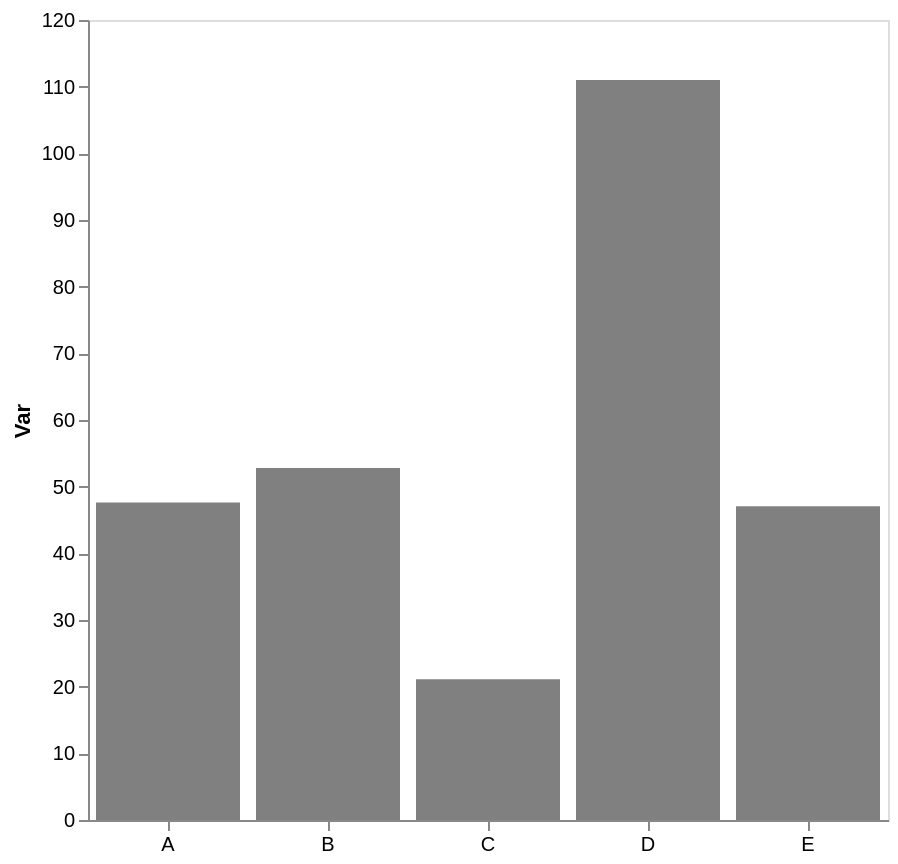

This figure's Vega-Lite source:
### Vega-Lite specification from a JSON file in a GitHub repository (floating-point values rounded to 4 significant figures)
{"config": {"view": {"continuousWidth": 300, "continuousHeight": 300}, "axis": {"grid": false}, "bar": {"color": "gray"}}, "data": {"name": "data-ffa933aa1b8ce1ee4108d42750c2110a"}, "mark": {"type": "bar"}, "encoding": {"x": {"axis": {"labelAngle": 0, "title": null}, "field": "cat", "type": "nominal"}, "y": {"aggregate": "mean", "axis": {"title": "Var"}, "field": "var1", "type": "quantitative"}}, "height": 400, "width": 400, "$schema": "https://vega.github.io/schema/vega-lite/v5.17.0.json", "datasets": {"data-ffa933aa1b8ce1ee4108d42750c2110a": [{"cat": "E", "var1": 49.07, "var2": 52.91}, {"cat": "A", "var1": 43.63, "var2": 56.05}, {"cat": "E", "var1": 53.85, "var2": 55.32}, {"cat": "B", "var1": 56.18, "var2": 49.8}, {"cat": "D", "var1": 94.39, "var2": 47.52}, {"cat": "E", "var1": 38.23, "var2": 52.42}, {"cat": "D", "var1": 120.8, "var2": 53.69}, {"cat": "B", "var1": 49.41, "var2": 60.42}, {"cat": "C", "var1": 21.11, "var2": 46.04}, {"cat": "A", "var1": 52.82, "var2": 45.29}, {"cat": "D", "var1": 117.8, "var2": 60.18}, {"cat": "A", "var1": 46.46, "var2": 41.11}]}}
